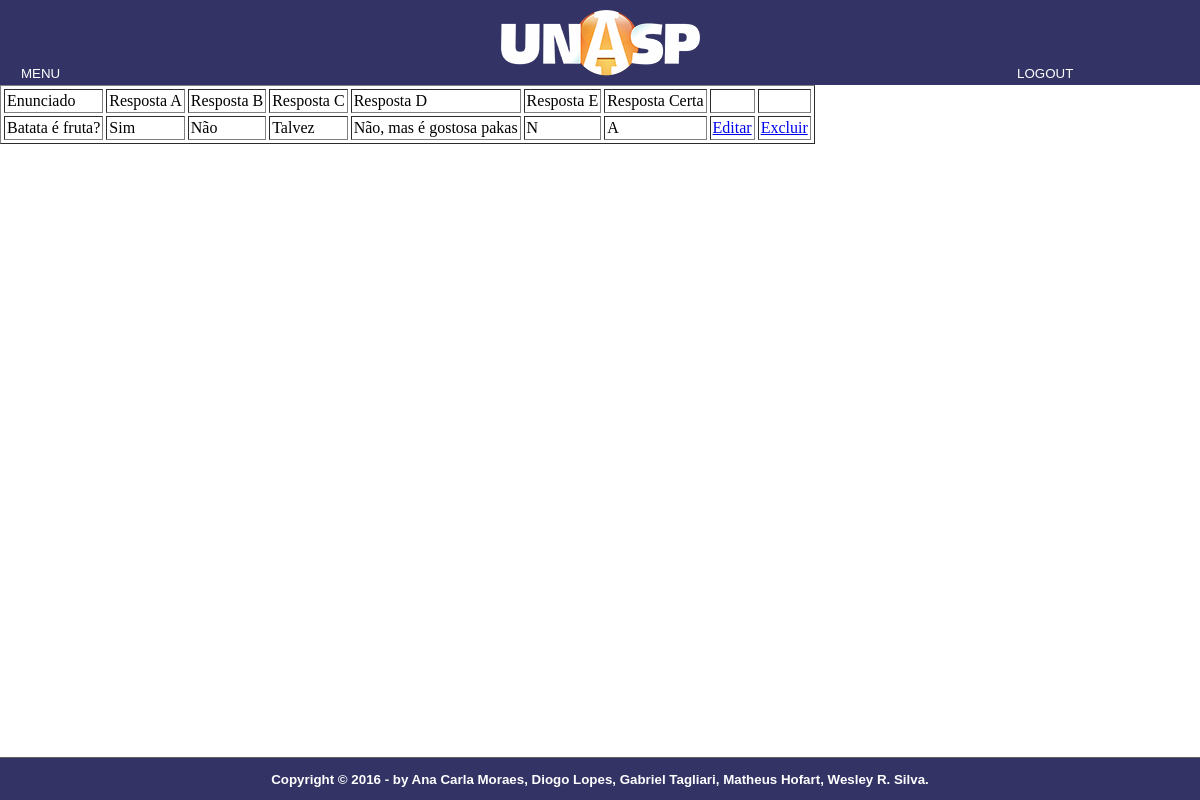
The page /Professor/listaquestoes.php?id=3 (signed in) on the database its author committed.
### tables this page shows
CREATE TABLE `questao` (
  `id` int(11) NOT NULL AUTO_INCREMENT,
  `iddisciplina` int(11) NOT NULL,
  `titulo` varchar(512) NOT NULL,
  `imagem` longtext,
  `resposta1` varchar(255) NOT NULL,
  `resposta2` varchar(255) NOT NULL COMMENT '	',
  `resposta3` varchar(255) NOT NULL,
  `resposta4` varchar(255) NOT NULL,
  `resposta5` varchar(255) NOT NULL,
  `respostacorreta` varchar(1) NOT NULL,
  PRIMARY KEY (`id`),
  KEY `fk_questao_disciplina1_idx` (`iddisciplina`),
  CONSTRAINT `fk_questao_disciplina1` FOREIGN KEY (`iddisciplina`) REFERENCES `disciplina` (`id`) ON DELETE NO ACTION ON UPDATE NO ACTION
);

### classes/class_questao.php (called while the page is built, shortened)
<?php
class questao {
		function selectQuestaoByDisciplina($pdo,$id){
			$conn = $pdo->prepare("SELECT * FROM questao WHERE iddisciplina=:id");
			$conn->bindParam(":id",$id,PDO::PARAM_INT);
			$conn->execute();
			return $conn->fetchAll(PDO::FETCH_ASSOC);
		}
	}
	?>

### Professor/listaquestoes.php (the view, shortened to what this page needs)
<?php
require_once("../model/conexao.php");
require_once("../classes/class_questao.php");
$iddisciplina = $_GET['id'];
$x = new questao();
$retorno = $x->selectQuestaoByDisciplina($PDO,$iddisciplina);
?>
<!DOCTYPE html>
<html>
<head>
    <link rel="stylesheet" href="../assets/css/style.css">
</head>
<body>
 	<div class="container">
    <div class="header">
        <img src="../assets/img/UNASP.png" alt="logo unasp">
    </div>
    <nav id="menu">
            <ul type="disc">
              <li><a href="index.php">MENU</a></li>
            </ul>
            <ul id="logout" type="disc">
              <li><a href="../logout.php">Logout</a></li>
            </ul>
     </nav>
<table border='1' cellspacing='3' cellpadding='2'>
<thead>
	<td>Enunciado</td>
	<td>Resposta A</td>
	<td>Resposta B</td>
	<td>Resposta C</td>
	<td>Resposta D</td>
	<td>Resposta E</td>
	<td>Resposta Certa</td>
	<td></td>
	<td></td>
</thead>
<?php foreach ($retorno as $key) {   ?>
	<tr>
		<td> <?php echo $key['titulo']; ?></a></td>
		<td> <?php echo $key['resposta1']; ?></td>
		<td> <?php echo $key['resposta2']; ?></td>
		<td> <?php echo $key['resposta3']; ?></td>
		<td> <?php echo $key['resposta4']; ?></td>
		<td> <?php echo $key['resposta5']; ?></td>
		<td> <?php echo $key['respostacorreta']; ?></td>
		<td> <a href="editaquestao.php?iddisciplina=<?php echo $iddisciplina; ?>&id=<?php echo $key['id']; ?>">Editar</a></td>
		<td> <a href="editaquestao.php?iddisciplina=<?php echo $iddisciplina; ?>&deleta=1&id=<?php echo $key['id']; ?>">Excluir</a></td>
	</tr>
<?php } ?>
</table>
            <footer id="rodape">
                <p><b>Copyright &copy; 2016 - by Ana Carla Moraes, Diogo Lopes, Gabriel Tagliari, Matheus Hofart, Wesley R. Silva.<br>
            </footer>
</div>
</body>
</html>

### assets/css/style.css (style rules this page uses)
* { outline: none !important; }
.container { position: absolute; top: 0; bottom: 0; left: 0; right: 0; }
.container .header { width: 100%; height: 65px; background: #333366; text-align: center; padding-top: 10px; padding-bottom: 10px; }
nav#menu { display: block; }
nav#menu ul { font-family: 'Cabin', sans-serif; font-size: 10pt; list-style: none; text-transform: uppercase; position: absolute; top: 6%; left: -2%; }
nav#menu ul#logout { font-family: 'Cabin', sans-serif; font-size: 10pt; list-style: none; text-transform: uppercase; position: absolute; top: 6%; left: 81%; }
nav#menu li { display: inline-block; background-color: #333366; padding:3px; margin: 2px; transition: background-color 1s; -webkit-transition: background-color 1s; }
nav#menu a { color:white; text-decoration: none; }
footer#rodape { font-family: 'Cabin', sans-serif; color: #ffffff; font-size: 10pt; position:fixed; bottom:0; width:100%; clear:both; border-top: 1px solid #606060; background:#333366; }
footer#rodape p { text-align: center; }
html, body { height: 100%; margin: 0; }

### rows shown on the page
questao: titulo "Batata é fruta?", resposta1 "Sim", resposta2 "Não", resposta3 "Talvez", resposta4 "Não, mas é gostosa pakas", resposta5 "N", respostacorreta "A"
